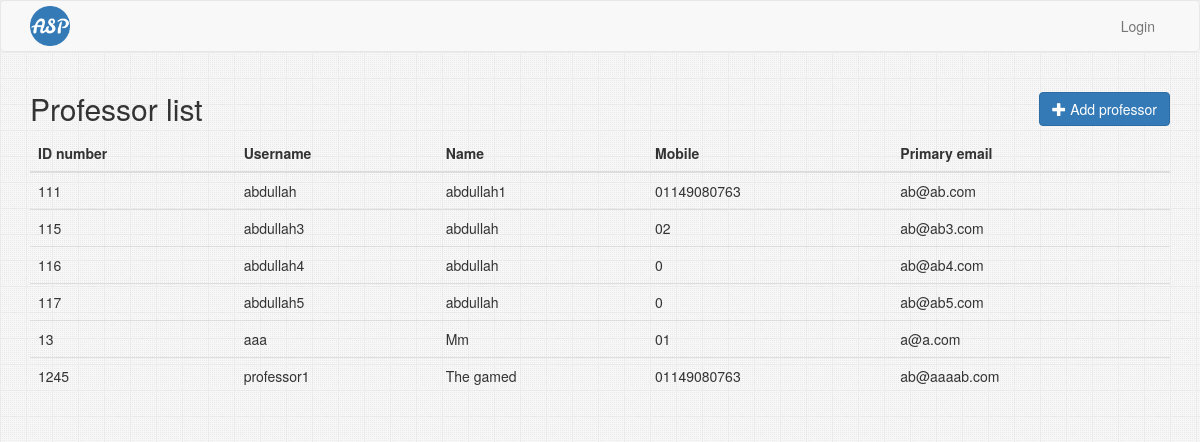
The page /professor/list on the database its author committed.
### Professor/models.py (models this page shows, shortened)
class Professor(models.Model):
    user = models.OneToOneField(
        settings.AUTH_USER_MODEL,
        primary_key=True,
        on_delete=models.CASCADE,
    )
    secondary_email = models.EmailField(
        max_length=100,
    )
    courses = models.ManyToManyField(
        Course,
        related_name='professors',
        blank=True,
    )

### Home/models.py (models this page shows)
class User(AbstractUser):
    id_number = models.BigIntegerField(
        unique=True,
        verbose_name='ID number',
    )
    name = models.CharField(
        max_length=300,
    )
    email = models.EmailField(
        max_length=254,
        unique=True,
    )
    mobile_number = models.CharField(
        max_length=15,
    )
    is_admin = models.BooleanField(
        default=False,
    )
    is_professor = models.BooleanField(
        default=False,
    )
    is_student = models.BooleanField(
        default=False,
    )

### Professor/views.py (the view)
class ProfessorList(ListView):
    model = Professor
    template_name = 'Professor/professor_list.html'

### Professor/templates/Professor/professor_list.html (shortened to what this page needs)
{% extends 'base.html' %}
{% block content %}
    <h2>
    Professor list
    <a href="{% url 'professor:create' %}" class="btn btn-primary pull-right">
      <span class="glyphicon glyphicon-plus"></span> Add professor
    </a>
    </h2>
    <table class="table table-hover">
    <thead>
        <tr>
            <th>ID number</th>
            <th>Username</th>
            <th>Name</th>
            <th>Mobile</th>
            <th>Primary email</th>
        </tr>
    </thead>
    <tbody data-link="row" class="rowlink">
        {% for professor in professor_list %}
            <tr>
            <td><a href="{% url 'professor:read' professor.user.id_number %}">{{ professor.user.id_number }}</a></td>
            <td>{{ professor.user.username }}</td>
            <td>{{ professor.user.name }}</td>
            <td>{{ professor.user.mobile_number }}</td>
            <td>{{ professor.user.email }}</td>
        </tr>
        {% empty %}
        <tr>
            <td colspan="6" class="text-center">No result</td>
        </tr>
        {% endfor %}
    </tbody>
    </table>
{% endblock %}

### rows shown on the page
Professor: user.id_number "111", user.username "abdullah", user.name "abdullah1", user.mobile_number "01149080763", user.email "ab@ab.com"
Professor: user.id_number "115", user.username "abdullah3", user.name "abdullah", user.mobile_number "02", user.email "ab@ab3.com"
Professor: user.id_number "116", user.username "abdullah4", user.name "abdullah", user.mobile_number "0", user.email "ab@ab4.com"
Professor: user.id_number "117", user.username "abdullah5", user.name "abdullah", user.mobile_number "0", user.email "ab@ab5.com"
Professor: user.id_number "13", user.username "aaa", user.name "Mm", user.mobile_number "01", user.email "a@a.com"
Professor: user.id_number "1245", user.username "professor1", user.name "The gamed", user.mobile_number "01149080763", user.email "ab@aaaab.com"
